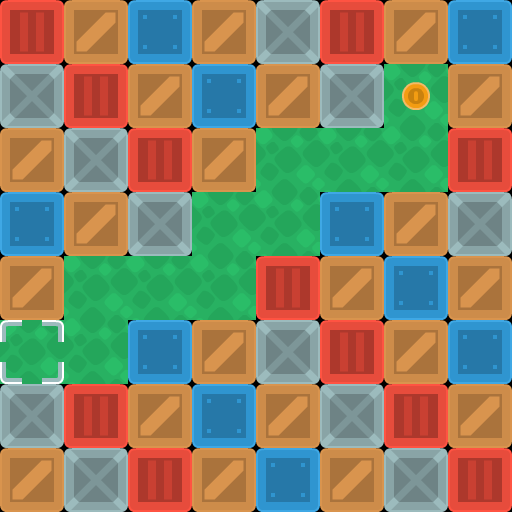

A level layout from a 2D game, rendered from its tile map. Below: a short description, then the map file with its tile-grid data intact:
An orthogonal 8x8 tile map with 64x64 px tiles, 3 tile layers (background, walls, objects).

<map version="1.10" tiledversion="1.11.2" orientation="orthogonal" renderorder="right-down" width="8" height="8" tilewidth="64" tileheight="64" infinite="0" nextlayerid="5" nextobjectid="1">
 <properties>
  <property name="character_bottom" value="[[0, 5], [1, 5], [2, 5]]" />
  <property name="character_left" value="[[3, 7], [4, 7], [5, 7]]" />
  <property name="character_right" value="[[0, 7], [1, 7], [2, 7]]" />
  <property name="character_top" value="[[3, 5], [4, 5], [5, 5]]" />
 </properties>
 <tileset firstgid="1" source="sokoban_tilesheet.tsx" />
 <layer id="4" name="background" width="8" height="8">
  <data encoding="csv">
0,0,0,0,0,0,0,0,
0,0,0,0,0,0,89,0,
0,0,0,0,89,89,89,0,
0,0,0,89,89,0,0,0,
0,89,89,89,0,0,0,0,
89,89,0,0,0,0,0,0,
0,0,0,0,0,0,0,0,
0,0,0,0,0,0,0,0
</data>
 </layer>
 <layer id="1" name="walls" width="8" height="8">
  <data encoding="csv">
3,2,4,2,6,3,2,4,
6,3,2,4,2,6,0,2,
2,6,3,2,0,0,0,3,
4,2,6,0,0,4,2,6,
2,0,0,0,3,2,4,2,
0,0,4,2,6,3,2,4,
6,3,2,4,2,6,3,2,
2,6,3,2,4,2,6,3
</data>
 </layer>
 <layer id="3" name="objects" width="8" height="8">
  <data encoding="csv">
0,0,0,0,0,0,0,0,
0,0,0,0,0,0,75,0,
0,0,0,0,0,0,0,0,
0,0,0,0,0,0,0,0,
0,0,0,0,0,0,0,0,
40,0,0,0,0,0,0,0,
0,0,0,0,0,0,0,0,
0,0,0,0,0,0,0,0
</data>
 </layer>
</map>
